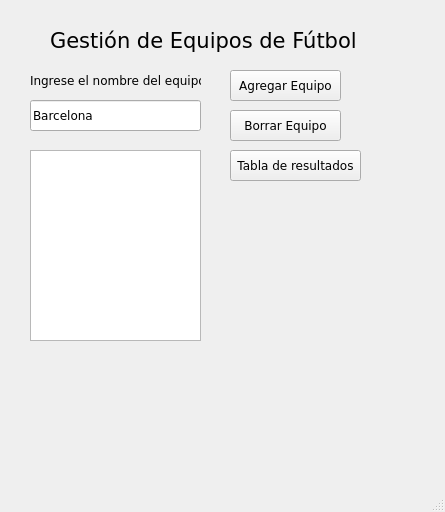
<?xml version="1.0" encoding="UTF-8"?>
<ui version="4.0">
 <class>listaEquipos_2</class>
 <widget class="QMainWindow" name="listaEquipos_2">
  <property name="geometry">
   <rect>
    <x>0</x>
    <y>0</y>
    <width>445</width>
    <height>512</height>
   </rect>
  </property>
  <property name="font">
   <font>
    <family>Verdana</family>
   </font>
  </property>
  <property name="windowTitle">
   <string>MainWindow</string>
  </property>
  <widget class="QWidget" name="centralwidget">
   <widget class="QLineEdit" name="lineEdit">
    <property name="geometry">
     <rect>
      <x>30</x>
      <y>100</y>
      <width>171</width>
      <height>31</height>
     </rect>
    </property>
    <property name="text">
     <string>Barcelona</string>
    </property>
   </widget>
   <widget class="QPushButton" name="pushButton">
    <property name="geometry">
     <rect>
      <x>230</x>
      <y>70</y>
      <width>111</width>
      <height>31</height>
     </rect>
    </property>
    <property name="text">
     <string>Agregar Equipo</string>
    </property>
   </widget>
   <widget class="QListWidget" name="listaEquipos">
    <property name="geometry">
     <rect>
      <x>30</x>
      <y>150</y>
      <width>171</width>
      <height>191</height>
     </rect>
    </property>
   </widget>
   <widget class="QPushButton" name="pushButtonBorrar">
    <property name="geometry">
     <rect>
      <x>230</x>
      <y>110</y>
      <width>111</width>
      <height>31</height>
     </rect>
    </property>
    <property name="text">
     <string>Borrar Equipo</string>
    </property>
   </widget>
   <widget class="QLabel" name="label">
    <property name="geometry">
     <rect>
      <x>50</x>
      <y>20</y>
      <width>351</width>
      <height>41</height>
     </rect>
    </property>
    <property name="font">
     <font>
      <pointsize>16</pointsize>
     </font>
    </property>
    <property name="text">
     <string>Gestión de Equipos de Fútbol</string>
    </property>
   </widget>
   <widget class="QPushButton" name="pushButtonTabla">
    <property name="geometry">
     <rect>
      <x>230</x>
      <y>150</y>
      <width>131</width>
      <height>31</height>
     </rect>
    </property>
    <property name="text">
     <string>Tabla de resultados</string>
    </property>
   </widget>
   <widget class="QLabel" name="label_2">
    <property name="geometry">
     <rect>
      <x>30</x>
      <y>70</y>
      <width>171</width>
      <height>21</height>
     </rect>
    </property>
    <property name="text">
     <string>Ingrese el nombre del equipo</string>
    </property>
   </widget>
  </widget>
  <widget class="QMenuBar" name="menubar">
   <property name="geometry">
    <rect>
     <x>0</x>
     <y>0</y>
     <width>445</width>
     <height>21</height>
    </rect>
   </property>
  </widget>
  <widget class="QStatusBar" name="statusbar"/>
 </widget>
 <resources/>
 <connections/>
</ui>
